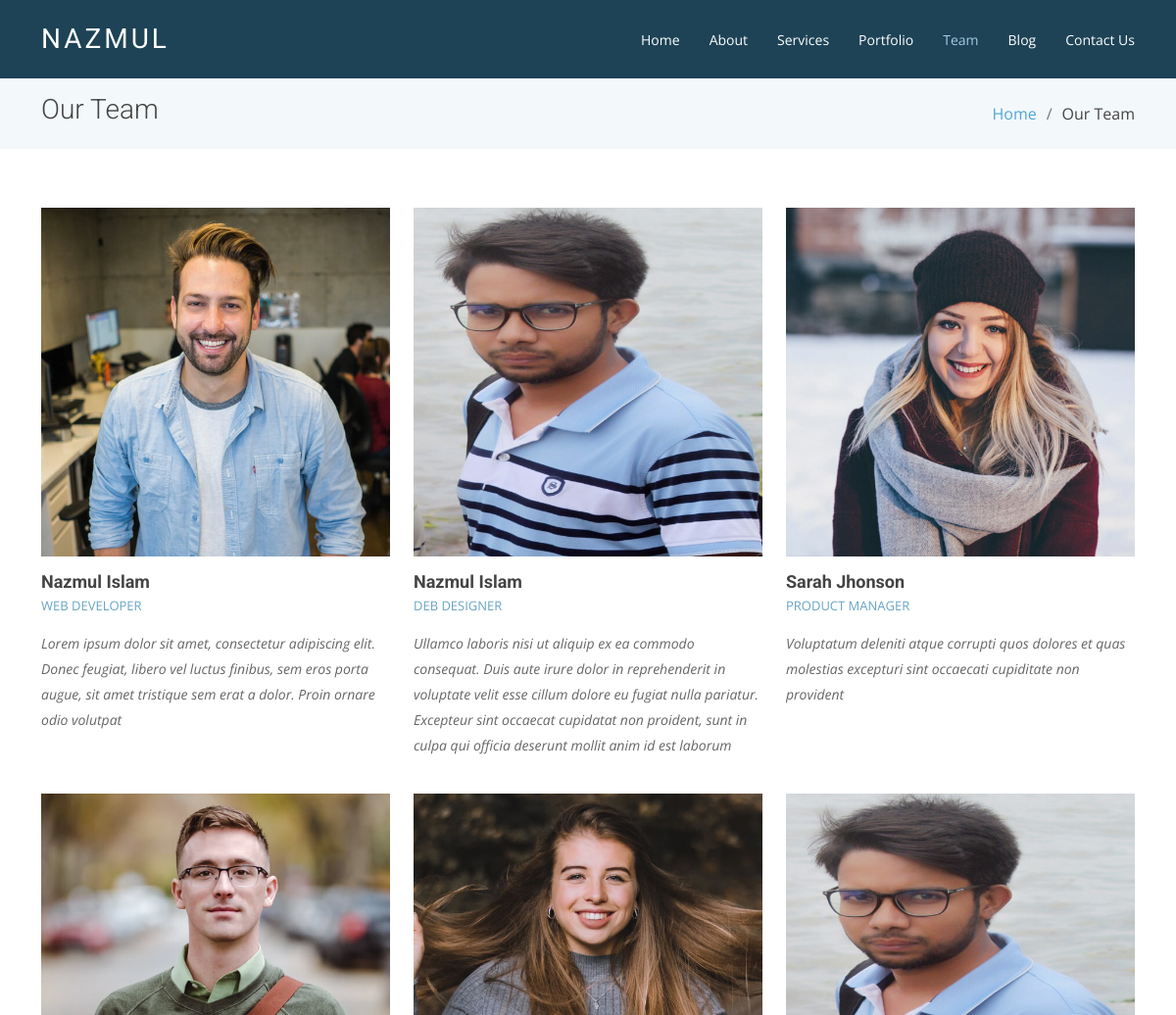
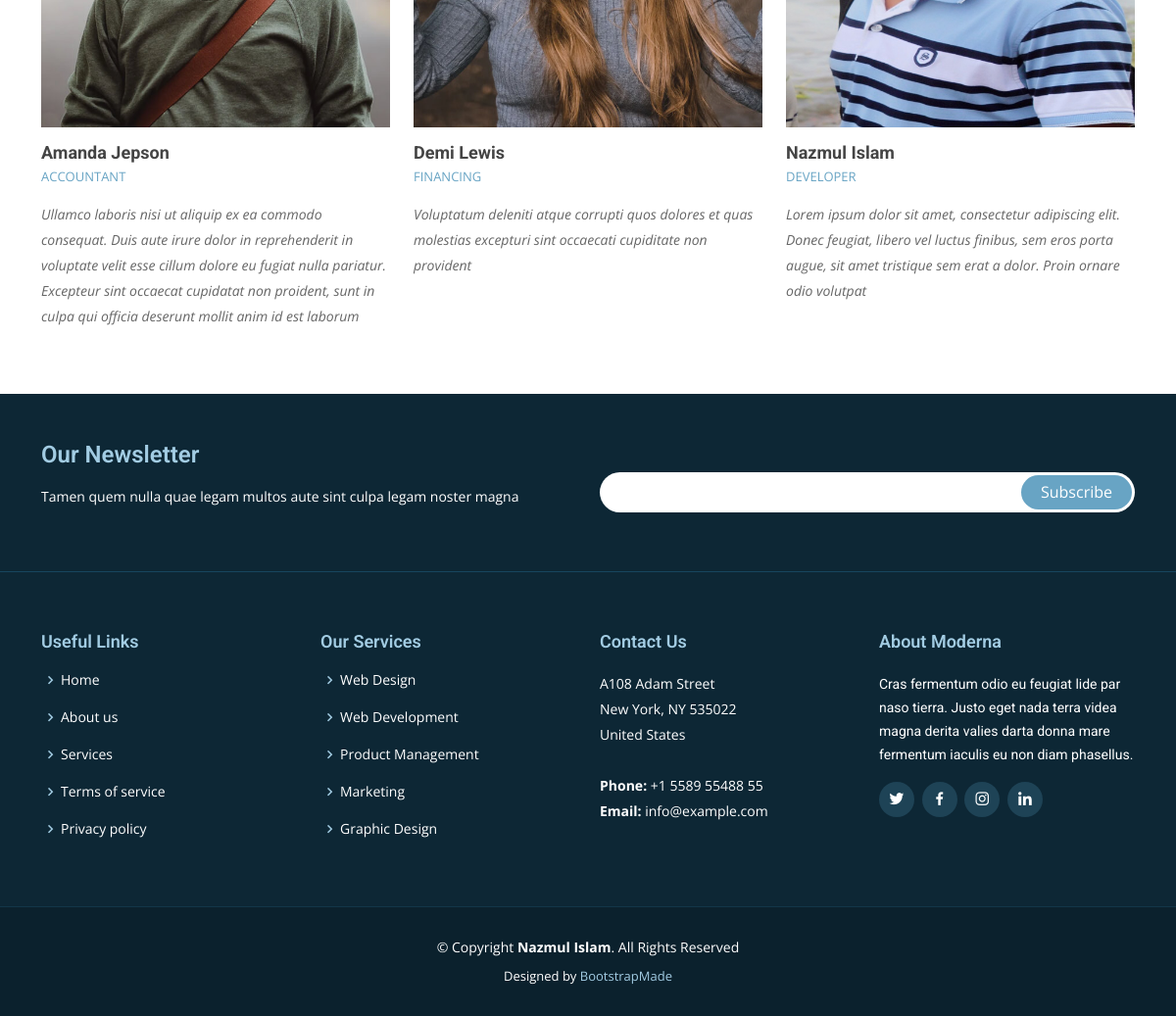
The app's page /team.php with its own data (2 pictures, top to bottom).
### tables this page shows
CREATE TABLE `teammembers` (
  `id` tinyint(3) UNSIGNED NOT NULL,
  `name` varchar(50) NOT NULL,
  `title` varchar(255) NOT NULL,
  `icon` varchar(255) NOT NULL,
  `icon1` varchar(255) NOT NULL,
  `icon2` varchar(255) NOT NULL,
  `url` varchar(255) NOT NULL,
  `url1` varchar(255) NOT NULL,
  `url2` varchar(255) NOT NULL,
  `description` text NOT NULL,
  `image` varchar(255) NOT NULL,
  `status` tinyint(4) NOT NULL DEFAULT 1
);

### team.php (the view, shortened to what this page needs)
<?php
  require_once'db.php';
  include'mordana/header.php';
  $select="SELECT * FROM teammembers";
  $teammembers=mysqli_query($db, $select);
?>
<body>
  <header id="header" class="fixed-top d-flex align-items-center ">
    <div class="container d-flex justify-content-between align-items-center">
      <div class="logo">
        <h1 class="text-light"><a href="index.php"><span>Nazmul</span></a></h1>
      </div>
      <nav id="navbar" class="navbar">
        <ul>
          <li><a class="" href="index.php">Home</a></li>
          <li><a href="about.php">About</a></li>
          <li><a href="services.php">Services</a></li>
          <li><a href="portfolio.php">Portfolio</a></li>
          <li><a class="active" href="team.php">Team</a></li>
          <li><a href="blog.php">Blog</a></li>
          <li><a href="contact.php">Contact Us</a></li>
        </ul>
      </nav>
    </div>
  </header>
  <main id="main">
    <section class="breadcrumbs">
      <div class="container">
        <div class="d-flex justify-content-between align-items-center">
          <h2>Our Team</h2>
          <ol>
            <li><a href="index.php">Home</a></li>
            <li>Our Team</li>
          </ol>
        </div>
      </div>
    </section>
    <section class="team" data-aos="fade-up" data-aos-easing="ease-in-out" data-aos-duration="500">
      <div class="container">
        <div class="row">
          <?php
            foreach($teammembers as $key=> $member){
              ?>
              <div class="col-lg-4 col-md-6 d-flex align-items-stretch">
                <div class="member">
                  <div class="member-img">
                    <img src="assets/portfolio/members/<?php echo$member['image']?>" class="img-fluid" alt="">
                  </div>
                  <div class="member-info">
                    <h4><?php echo$member['name']?></h4>
                    <span><?php echo$member['title']?></span>
                    <p><?php echo$member['description']?></p>
                  </div>
                </div>
              </div>
              <?php
            }
          ?>
        </div>
      </div>
    </section>
  </main>
<?php include'mordana/footer.php';?>

### assets/css/style.css (style rules this page uses)
body { font-family: "Open Sans", sans-serif; color: #444; }
a { color: #4fa6d5; text-decoration: none; }
h1, h2, h3, h4, h5, h6, .font-primary { font-family: "Roboto", sans-serif; }
#header { height: 80px; transition: all 0.5s; z-index: 997; transition: all 0.5s; background: #1e4356; }
#header .logo h1 { font-size: 28px; margin: 0; padding: 4px 0; line-height: 1; font-weight: 400; letter-spacing: 3px; text-transform: uppercase; }
#header .logo h1 a, #header .logo h1 a:hover { color: #fff; text-decoration: none; }
#main { margin-top: 80px; }
.navbar { padding: 0; }
.navbar ul { margin: 0; padding: 0; display: flex; list-style: none; align-items: center; }
.navbar li { position: relative; }
.navbar a, .navbar a:focus { display: flex; align-items: center; justify-content: space-between; padding: 10px 0 10px 30px; font-family: "Open Sans", sans-serif; font-size: 14px; color: #fff; white-space: nowrap; transition: 0.3s; }
.navbar a:hover, .navbar .active, .navbar .active:focus, .navbar li:hover > a { color: #a2cce3; }
section { padding: 60px 0; }
.breadcrumbs { padding: 15px 0; background-color: #f3f8fa; min-height: 40px; }
.breadcrumbs h2 { font-size: 28px; font-weight: 300; }
.breadcrumbs ol { display: flex; flex-wrap: wrap; list-style: none; padding: 0; margin: 0; }
.breadcrumbs ol li + li { padding-left: 10px; }
.breadcrumbs ol li + li::before { display: inline-block; padding-right: 10px; color: #6c757d; content: "/"; }
.team { background: #fff; padding-bottom: 30px; }
.team .member { margin-bottom: 20px; overflow: hidden; }
.team .member .member-img { position: relative; overflow: hidden; }
.team .member .member-info h4 { font-weight: 700; margin: 15px 0 5px 0; font-size: 18px; }
.team .member .member-info span { display: block; font-size: 13px; text-transform: uppercase; font-weight: 400; margin-bottom: 15px; color: #68A4C4; }
.team .member .member-info p { font-style: italic; font-size: 14px; line-height: 26px; color: #666; }

### records on screen
teammembers: image (picture), name "Nazmul Islam", title "WEB DEVELOPER", description "Lorem ipsum dolor sit amet, consectetur adipiscing elit. Donec feugiat, libero vel luctus finibus, sem eros porta augue, sit amet tristique sem erat a dolor. Proin ornare odio volutpat"
teammembers: image (picture), name "Nazmul Islam", title "DEB DESIGNER", description "Ullamco laboris nisi ut aliquip ex ea commodo consequat. Duis aute irure dolor in reprehenderit in voluptate velit esse cillum dolore eu fugiat nulla pariatur. Excepteur sint occaecat cupidatat non proident, sunt in culpa qui officia deserunt mollit anim id est laborum"
teammembers: image (picture), name "Sarah Jhonson", title "PRODUCT MANAGER", description "Voluptatum deleniti atque corrupti quos dolores et quas molestias excepturi sint occaecati cupiditate non provident"
teammembers: image (picture), name "Amanda Jepson", title "ACCOUNTANT", description "Ullamco laboris nisi ut aliquip ex ea commodo consequat. Duis aute irure dolor in reprehenderit in voluptate velit esse cillum dolore eu fugiat nulla pariatur. Excepteur sint occaecat cupidatat non proident, sunt in culpa qui officia deserunt mollit anim id est laborum"
teammembers: image (picture), name "Demi Lewis", title "FINANCING", description "Voluptatum deleniti atque corrupti quos dolores et quas molestias excepturi sint occaecati cupiditate non provident"
teammembers: image (picture), name "Nazmul Islam", title "DEVELOPER", description "Lorem ipsum dolor sit amet, consectetur adipiscing elit. Donec feugiat, libero vel luctus finibus, sem eros porta augue, sit amet tristique sem erat a dolor. Proin ornare odio volutpat"
